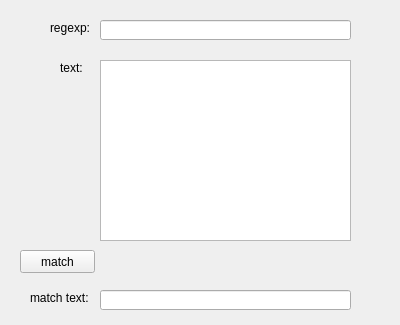
<?xml version="1.0" encoding="UTF-8"?>
<ui version="4.0">
 <class>Widget</class>
 <widget class="QWidget" name="Widget">
  <property name="geometry">
   <rect>
    <x>0</x>
    <y>0</y>
    <width>400</width>
    <height>325</height>
   </rect>
  </property>
  <property name="sizePolicy">
   <sizepolicy hsizetype="Fixed" vsizetype="Fixed">
    <horstretch>0</horstretch>
    <verstretch>0</verstretch>
   </sizepolicy>
  </property>
  <property name="windowTitle">
   <string>Widget</string>
  </property>
  <widget class="QLabel" name="label1">
   <property name="geometry">
    <rect>
     <x>50</x>
     <y>20</y>
     <width>41</width>
     <height>16</height>
    </rect>
   </property>
   <property name="text">
    <string>regexp:</string>
   </property>
  </widget>
  <widget class="QLineEdit" name="lineEdit1">
   <property name="geometry">
    <rect>
     <x>100</x>
     <y>20</y>
     <width>251</width>
     <height>20</height>
    </rect>
   </property>
  </widget>
  <widget class="QLabel" name="label2">
   <property name="geometry">
    <rect>
     <x>60</x>
     <y>60</y>
     <width>31</width>
     <height>16</height>
    </rect>
   </property>
   <property name="text">
    <string>text:</string>
   </property>
  </widget>
  <widget class="QTextEdit" name="textEdit">
   <property name="geometry">
    <rect>
     <x>100</x>
     <y>60</y>
     <width>251</width>
     <height>181</height>
    </rect>
   </property>
  </widget>
  <widget class="QPushButton" name="pushButton">
   <property name="geometry">
    <rect>
     <x>20</x>
     <y>250</y>
     <width>75</width>
     <height>23</height>
    </rect>
   </property>
   <property name="text">
    <string>match</string>
   </property>
  </widget>
  <widget class="QLabel" name="label3">
   <property name="geometry">
    <rect>
     <x>30</x>
     <y>290</y>
     <width>71</width>
     <height>16</height>
    </rect>
   </property>
   <property name="text">
    <string>match text:</string>
   </property>
  </widget>
  <widget class="QLineEdit" name="lineEdit2">
   <property name="geometry">
    <rect>
     <x>100</x>
     <y>290</y>
     <width>251</width>
     <height>20</height>
    </rect>
   </property>
  </widget>
 </widget>
 <layoutdefault spacing="6" margin="11"/>
 <resources/>
 <connections/>
</ui>
